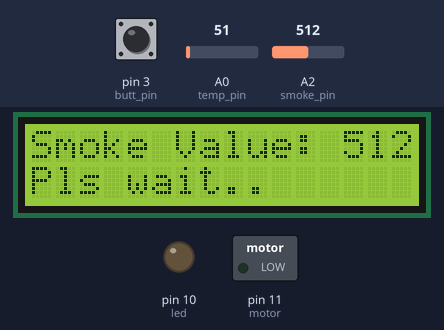
Recording of a sketch running on a simulated Arduino Uno, built with avr-gcc and run on an emulated ATmega328P. On the bench: 16×2 character LCD, switched loads named in the sketch (green lamp = pin HIGH), output pins drawn as LEDs (lit = HIGH). The inputs (shaded band) are chosen by the test bench; at power-on: A2 (smoke_pin) = 512, A0 (temp_pin) = 51, pin 3 (butt_pin) LOW.

Above: at 5.8 s.
5.9 s: A2 (smoke_pin) set to 110
At 7.1 s:
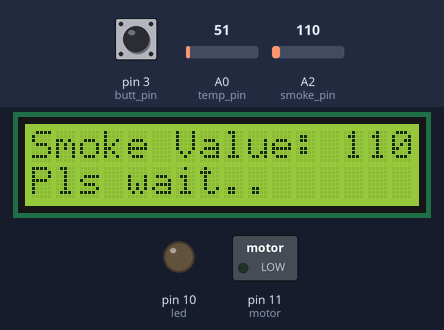
7.4 s: A2 (smoke_pin) set to 92
At 8.5 s:
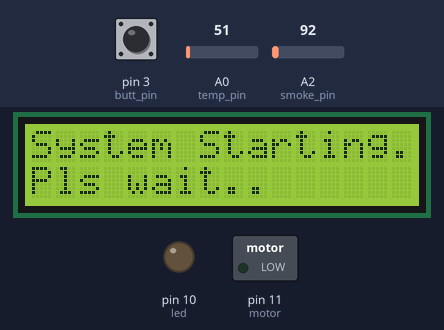
8.9 s: A2 (smoke_pin) set to 122
At 11.1 s:
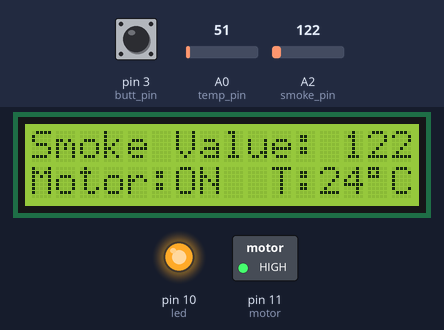
11.9 s: A2 (smoke_pin) set to 90
At 13.1 s:
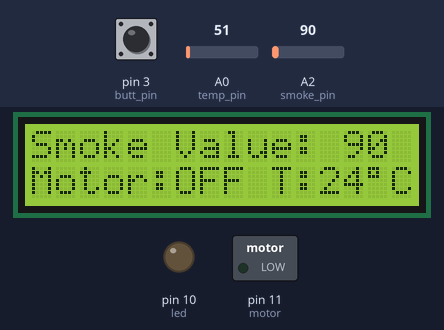
13.4 s: A0 (temp_pin) set to 61
At 14.4 s:
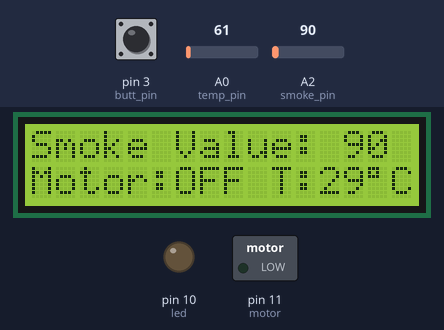
14.9 s: A0 (temp_pin) set to 71
At 15.4 s:
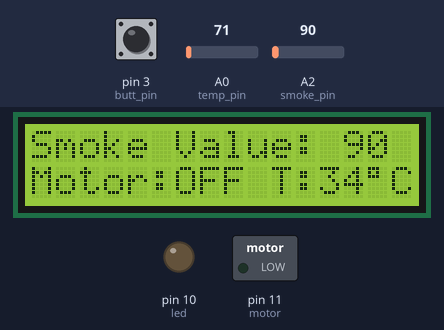
Timing chart, 0 to 17.5 s (numbered marks = the images above; inputs shaded):
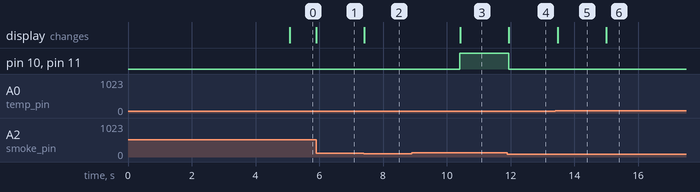

Measured:
- the behaviour switches between 101 and 100 on A2 (smoke_pin) (found by bisection; images 1 and 2)
- after the input at 5.9 s, the display: changes at once (image 1)
- after the input at 7.4 s, the display: changes at once (image 2)
- after the input at 8.9 s, pin 10 (led), pin 11 (motor): LOW → HIGH after 1.5 s; the display: changes after 1.5 s (image 3)
- after the input at 11.9 s, pin 10 (led), pin 11 (motor): HIGH → LOW at once; the display: changes at once (image 4)
- after the input at 13.4 s, the display: changes after 0.07 s (image 5)
- after the input at 14.9 s, the display: changes after 0.10 s (image 6)

The sketch:

sketch_jan26a.ino
```cpp
#include <LiquidCrystal.h>

LiquidCrystal lcd(4, 5, 6, 7, 8, 9);
int motor = 11;
int led = 10;
int smoke_pin = 2;
int temp_pin = 0;
int butt_pin = 3;

int smoke = 0;
int temp = 0;

bool flag = false;

void setup() {
 lcd.begin(16, 2);
 pinMode(motor, OUTPUT);
 pinMode(led, OUTPUT);
 pinMode(butt_pin, INPUT);
 delay(5000);
 lcd.setCursor(0,0);
 lcd.print("Smoke Value:");
 lcd.setCursor(0,1);
 lcd.print("Pls wait..");

 do{
   smoke = analogRead(smoke_pin);
   lcd.setCursor(13,0);
   lcd.print(smoke);
 } while(smoke > 100);

 lcd.setCursor(0,0);
 lcd.print("System Starting.");
 lcd.setCursor(0,1);
 lcd.print("Pls wait..");
 delay(3000);
 lcd.clear();

 lcd.setCursor(0,0);
 lcd.print("Smoke Value:");
 lcd.setCursor(0,1);
 lcd.print("Motor:    T:   C");
 lcd.setCursor(14,1);
 lcd.print((char)223);
}

void loop() {
  smoke = analogRead(smoke_pin);
  lcd.setCursor(13,0);
  lcd.print(smoke);
  if(smoke < 100){
    lcd.setCursor(15,0);
    lcd.print(" ");
  }

  if(smoke >= 100){
    lcd.setCursor(6,1);
    lcd.print("ON ");
    digitalWrite(motor, HIGH);
    if(flag == false) digitalWrite(led, HIGH);
    else digitalWrite(led, LOW);
  }
  else{
    lcd.setCursor(6,1);
    lcd.print("OFF");
    digitalWrite(motor, LOW);
    digitalWrite(led, LOW);
    flag = false;
  }

  if(digitalRead(butt_pin) == HIGH) flag = true;
  temp = analogRead(temp_pin);
  temp = temp * 0.4887;
  lcd.setCursor(12,1);
  lcd.print(temp);

  delay(100);
}
```
